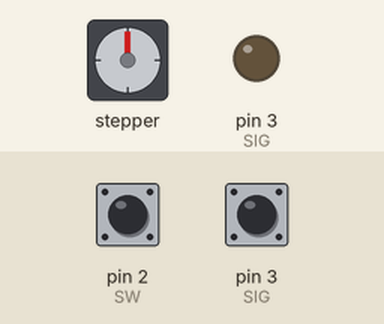
This sketch was run on a simulated Arduino Uno, built with avr-gcc and run on an emulated ATmega328P. On the bench: stepper motor, output pins drawn as LEDs (lit = HIGH). The test bench sets the inputs (shaded band); at power-on: pin 2 (SW) LOW, pin 3 (SIG) HIGH. Stepper angles assume 200 steps per turn.

Above: at 0.1 s.
At 2.1 s:
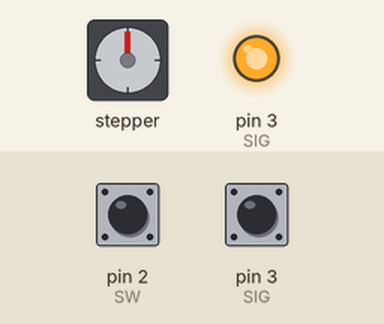
At 5.9 s:
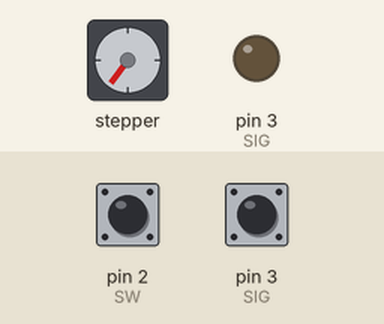
Timing chart, 0 to 7.4 s (numbered marks = the images above):
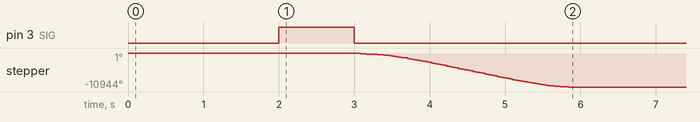

Measured:
- by itself, stepper: turns 10944° counter-clockwise in 2.8 s

The sketch:

partMoverTest.ino
```cpp
#include <AccelStepper.h>

#define STEP 6
#define DIR 5
#define SIG 3
#define SW 2
#define MSTEP 4

AccelStepper cart(1, STEP, DIR);

void setup() {
  delay(2000);
  // put your setup code here, to run once:
  Serial.begin(115200);
  motorInit();
  digitalWrite(SIG, HIGH);
  delay(1000);
  digitalWrite(SIG, LOW);
  pinMode(SIG, INPUT);
  while(!digitalRead(SIG)) {;}
  cart.setAcceleration(50000);
  cart.move(-50 * MSTEP);
  moveTillEnd();
  cart.move(50 * MSTEP);
  cart.setAcceleration(10000);
  cart.move(-1470 * MSTEP);
  moveTillEnd();
}

void loop() {
  // put your main code here, to run repeatedly:

}

void motorInit() {
  pinMode(SIG, OUTPUT);
  digitalWrite(SIG, LOW);
  cart.setAcceleration(10000);
  cart.setMaxSpeed(10000);

  cart.move(20000 * MSTEP);
  while (digitalRead(SW)) {
    cart.run();
  }
  cart.setCurrentPosition(0);
}

void moveTillEnd() {
  while (abs(cart.distanceToGo()) != 0) {
    cart.run();
  }
}
```
